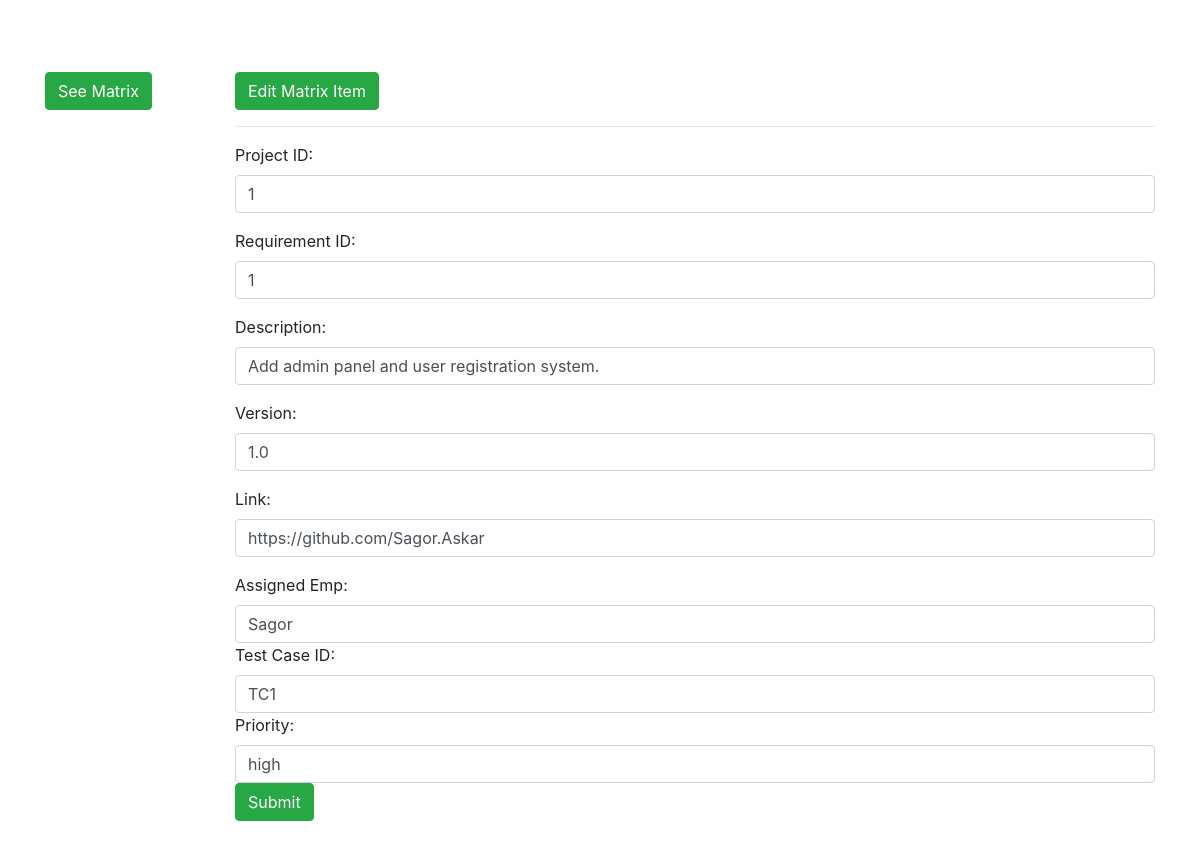
The page /cto/cto_matrix.edit.php?id=1 on the database its author committed.
### tables this page shows
CREATE TABLE `matrixtable` (
  `id` int(10) NOT NULL,
  `p_id` int(20) NOT NULL,
  `r_id` int(20) NOT NULL,
  `r_description` varchar(300) NOT NULL,
  `version` varchar(50) NOT NULL,
  `link` varchar(500) NOT NULL,
  `assigned_emp` varchar(200) NOT NULL,
  `tcase_id` varchar(100) NOT NULL,
  `priority` varchar(50) NOT NULL
);

### cto/cto_matrix.edit.php (the view, shortened to what this page needs)
<?php
  $id = $_GET['id'];
  $conn = mysqli_connect('localhost','root','','finalproj');
  $sql = "SELECT * FROM matrixtable WHERE id=$id";
  $result = mysqli_query($conn, $sql);
  $std = mysqli_fetch_assoc($result);
?>
<!DOCTYPE html>
<html lang="en">
  <head>
    <link rel="stylesheet" href="https://stackpath.bootstrapcdn.com/bootstrap/4.4.1/css/bootstrap.min.css">
  </head>
  <body>
<br> <br>
    <div style="min-height: 500px;" class="container" >
      <div class="row">
        <div class="col-md-2">  <br>
          <a class="btn btn-success" href="cto_matrix.php">See Matrix</a>
        </div>
        <div class="col-md-10">
          <br>
          <a class="btn btn-success" href="">Edit Matrix Item</a>
          <hr>
          <form action="cto_matrix.update.php?id=<?php echo $id ?>" method="POST">
            <div class="form-group">
              <label for="Name">Project ID:</label>
              <input type="text" class="form-control" name="p_id" placeholder="Project ID" value="<?php echo $std['p_id']?>">
            </div>
            <div class="form-group">
              <label for="Name">Requirement ID:</label>
              <input type="text" class="form-control" name="r_id" placeholder="Requirement ID" value="<?php echo $std['r_id']?>">
            </div>
            <div class="form-group">
              <label for="Name">Description:</label>
              <input type="text" class="form-control" name="r_description" placeholder="Requirement Description" value="<?php echo $std['r_description']?>">
            </div>
            <div class="form-group">
              <label for="Name">Version:</label>
              <input type="text" class="form-control" name="version" placeholder="Version of the current project" value="<?php echo $std['version']?>">
            </div>
            <div class="form-group">
              <label for="Name">Link:</label>
              <input type="text" class="form-control" name="link" placeholder="Link" value="<?php echo $std['link']?>">
            </div>
            <div class="forn-group">
              <label for="Name">Assigned Emp:</label>
              <input type="text" class="form-control" name="assigned_emp" placeholder="Assigned employee" value="<?php echo $std['assigned_emp']?>">
            </div>
            <div class="forn-group">
              <label for="Name">Test Case ID:</label>
              <input type="text" class="form-control" name="tcase_id" placeholder="Test Case ID" value="<?php echo $std['tcase_id']?>">
            </div>
            <div class="forn-group">
              <label for="Name">Priority:</label>
              <input type="text" class="form-control" name="priority" placeholder="Priority" value="<?php echo $std['priority']?>">
            </div>
            <button type="submit" class="btn btn-success">Submit</button>
          </form>
         </div>
      </div>
    </div>
    <br>
    <br>
  </body>
</html>

### rows shown on the page
matrixtable: p_id "1", r_id "1", r_description "Add admin panel and user registration system.", version "1.0", link "https://github.com/Sagor.Askar", assigned_emp "Sagor", tcase_id "TC1", priority "high"
